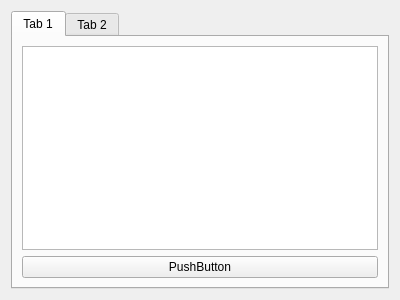
<?xml version="1.0" encoding="UTF-8"?>
<ui version="4.0">
 <class>Form</class>
 <widget class="QWidget" name="Form">
  <property name="geometry">
   <rect>
    <x>0</x>
    <y>0</y>
    <width>400</width>
    <height>300</height>
   </rect>
  </property>
  <property name="windowTitle">
   <string>Form</string>
  </property>
  <layout class="QVBoxLayout" name="verticalLayout">
   <item>
    <widget class="QTabWidget" name="tabWidget">
     <property name="currentIndex">
      <number>0</number>
     </property>
     <widget class="QWidget" name="tab">
      <attribute name="title">
       <string>Tab 1</string>
      </attribute>
      <layout class="QVBoxLayout" name="verticalLayout_3">
       <item>
        <widget class="QTableWidget" name="tableWidget"/>
       </item>
       <item>
        <widget class="QPushButton" name="pushButton">
         <property name="text">
          <string>PushButton</string>
         </property>
        </widget>
       </item>
      </layout>
     </widget>
     <widget class="QWidget" name="tab_2">
      <attribute name="title">
       <string>Tab 2</string>
      </attribute>
      <layout class="QVBoxLayout" name="verticalLayout_2">
       <item>
        <widget class="QTableWidget" name="tableWidget_2"/>
       </item>
       <item>
        <widget class="QPushButton" name="pushButton_2">
         <property name="text">
          <string>PushButton</string>
         </property>
        </widget>
       </item>
      </layout>
     </widget>
    </widget>
   </item>
  </layout>
 </widget>
 <resources/>
 <connections/>
</ui>
